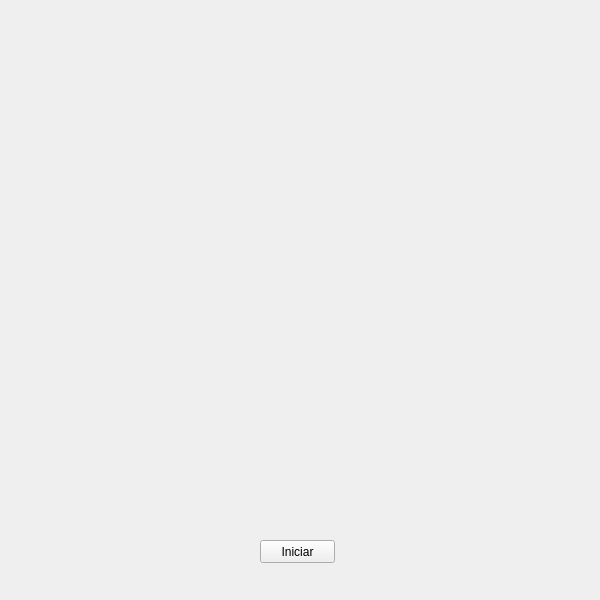
<?xml version="1.0" encoding="UTF-8"?>
<ui version="4.0">
 <class>MainWindow</class>
 <widget class="QMainWindow" name="MainWindow">
  <property name="geometry">
   <rect>
    <x>0</x>
    <y>0</y>
    <width>600</width>
    <height>600</height>
   </rect>
  </property>
  <property name="minimumSize">
   <size>
    <width>600</width>
    <height>600</height>
   </size>
  </property>
  <property name="maximumSize">
   <size>
    <width>600</width>
    <height>600</height>
   </size>
  </property>
  <property name="windowTitle">
   <string>Inicio</string>
  </property>
  <widget class="QWidget" name="centralwidget">
   <widget class="QLabel" name="lbImg">
    <property name="geometry">
     <rect>
      <x>-4</x>
      <y>-8</y>
      <width>650</width>
      <height>650</height>
     </rect>
    </property>
    <property name="minimumSize">
     <size>
      <width>650</width>
      <height>650</height>
     </size>
    </property>
    <property name="maximumSize">
     <size>
      <width>650</width>
      <height>650</height>
     </size>
    </property>
    <property name="text">
     <string/>
    </property>
    <property name="pixmap">
     <pixmap>../img/inicio.png</pixmap>
    </property>
    <property name="scaledContents">
     <bool>true</bool>
    </property>
   </widget>
   <widget class="QPushButton" name="btIniciar">
    <property name="geometry">
     <rect>
      <x>260</x>
      <y>540</y>
      <width>75</width>
      <height>23</height>
     </rect>
    </property>
    <property name="styleSheet">
     <string notr="true">font: 12pt &quot;Ink Free&quot;;</string>
    </property>
    <property name="text">
     <string>Iniciar</string>
    </property>
   </widget>
  </widget>
 </widget>
 <resources/>
 <connections/>
</ui>
